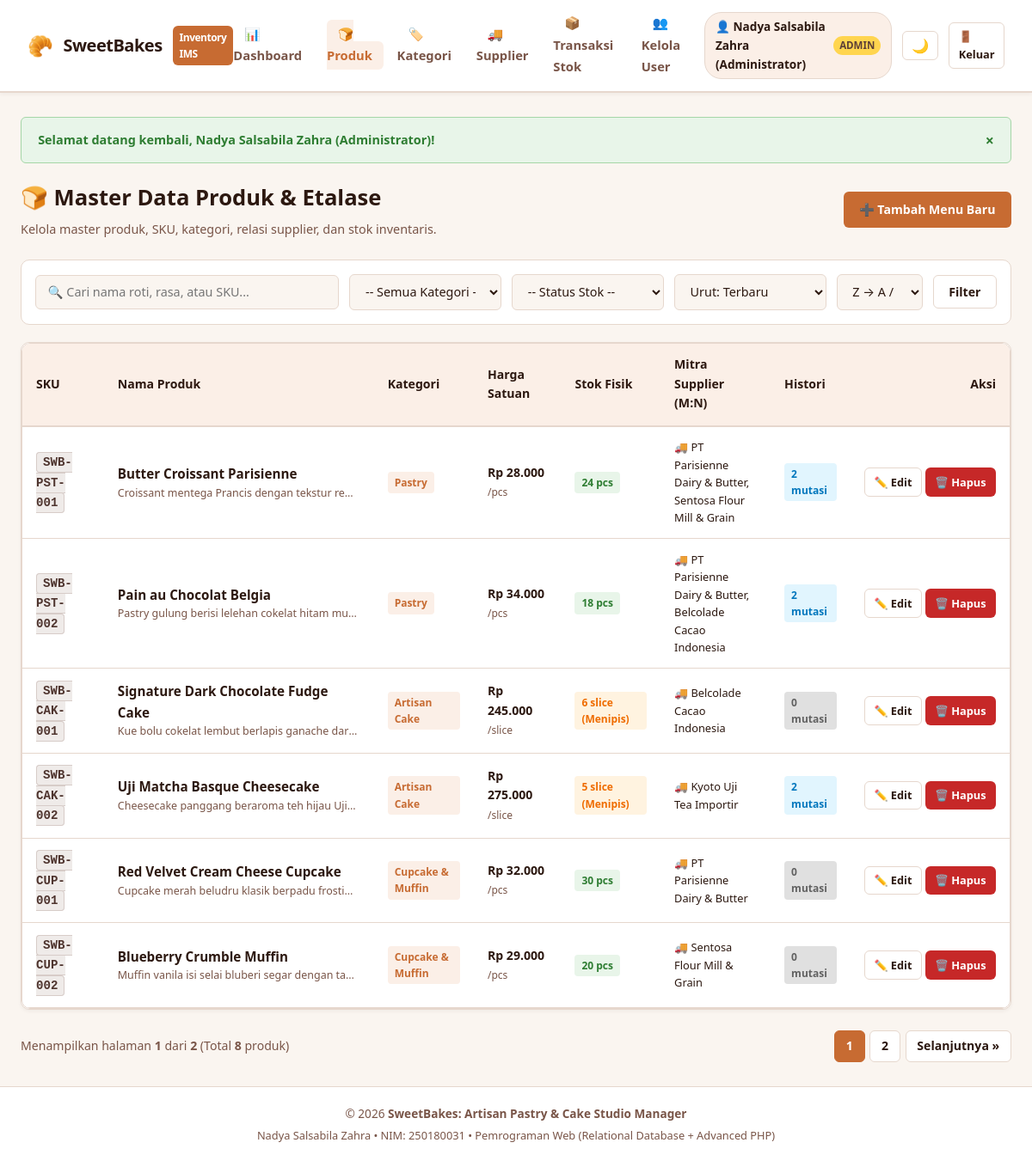
Screenshot of /public/products/index.php (signed in) with the database file from the repository.
### tables this page shows
CREATE TABLE `products` (
    `id` INT AUTO_INCREMENT PRIMARY KEY,
    `sku` VARCHAR(50) NOT NULL UNIQUE,
    `name` VARCHAR(150) NOT NULL,
    `category_id` INT NOT NULL,
    `price` DECIMAL(12, 2) NOT NULL CHECK (`price` >= 0),
    `stock` INT NOT NULL DEFAULT 0 CHECK (`stock` >= 0),
    `unit` VARCHAR(20) NOT NULL DEFAULT 'pcs',
    `description` TEXT NULL,
    `created_at` TIMESTAMP DEFAULT CURRENT_TIMESTAMP,
    `updated_at` TIMESTAMP DEFAULT CURRENT_TIMESTAMP ON UPDATE CURRENT_TIMESTAMP,
    CONSTRAINT `fk_products_category` FOREIGN KEY (`category_id`) 
        REFERENCES `categories` (`id`) ON UPDATE CASCADE ON DELETE RESTRICT
);

CREATE TABLE `categories` (
    `id` INT AUTO_INCREMENT PRIMARY KEY,
    `name` VARCHAR(100) NOT NULL UNIQUE,
    `description` TEXT NULL,
    `created_at` TIMESTAMP DEFAULT CURRENT_TIMESTAMP
);

### helpers/auth.php (called while the page is built, shortened)
<?php
require_once __DIR__ . '/escape.php';
function get_base_url(): string {
    $script = $_SERVER['SCRIPT_NAME'] ?? '';
    if (preg_match('#^(/[^/]+)#', $script, $matches)) {
        if (strpos($script, '/public/') !== false) {
            $parts = explode('/public/', $script);
            return $parts[0];
        }
    }
    return '';
}
        ?>

### helpers/escape.php (called while the page is built, shortened)
<?php
function e(?string $value): string {
    return htmlspecialchars((string)($value ?? ''), ENT_QUOTES, 'UTF-8');
}
function format_rupiah($angka): string {
    return 'Rp ' . number_format((float)$angka, 0, ',', '.');
}

### helpers/validation.php (called while the page is built, shortened)
<?php
function validate_sort_column(?string $column, array $allowedColumns, string $default = 'id'): string {
    if ($column !== null && in_array($column, $allowedColumns, true)) {
        return $column;
    }
    return $default;
}
function validate_sort_direction(?string $direction, string $default = 'ASC'): string {
    $dir = strtoupper(trim((string)$direction));
    return ($dir === 'DESC') ? 'DESC' : 'ASC';
}

### public/products/index.php (the view, shortened to what this page needs)
<?php
require_once dirname(dirname(__DIR__)) . '/helpers/escape.php';
require_once dirname(dirname(__DIR__)) . '/helpers/auth.php';
require_once dirname(dirname(__DIR__)) . '/helpers/validation.php';
$db = get_db();
$baseUrl = get_base_url();
$search = trim($_GET['search'] ?? '');
$allowedSortColumns = ['sku', 'name', 'category', 'price', 'stock', 'created_at'];
$sortBy = validate_sort_column($_GET['sort_by'] ?? 'created_at', $allowedSortColumns, 'created_at');
$sortOrder = validate_sort_direction($_GET['sort_order'] ?? 'DESC', 'DESC');
$perPage = 6;
$page = max(1, (int)($_GET['page'] ?? 1));
$offset = ($page - 1) * $perPage;
$whereClauses = [];
$params = [];
$whereSql = !empty($whereClauses) ? 'WHERE ' . implode(' AND ', $whereClauses) : '';
$countSql = "SELECT COUNT(*) FROM products p {$whereSql}";
$stmtCount = $db->prepare($countSql);
$stmtCount->execute($params);
$totalRows = (int)$stmtCount->fetchColumn();
$totalPages = max(1, ceil($totalRows / $perPage));
$orderColumnSql = match ($sortBy) {
    'sku' => 'p.sku',
    'name' => 'p.name',
    'category' => 'c.name',
    'price' => 'p.price',
    'stock' => 'p.stock',
    default => 'p.created_at'
};
$dataSql = "
    SELECT p.id, p.sku, p.name, p.category_id, p.price, p.stock, p.unit, p.description, p.created_at,
           c.name AS category_name,
           (SELECT COUNT(*) FROM inventory_transactions WHERE product_id = p.id) AS transaction_count,
           (
               SELECT GROUP_CONCAT(s.name SEPARATOR ', ')
               FROM product_suppliers ps
               JOIN suppliers s ON ps.supplier_id = s.id
               WHERE ps.product_id = p.id
           ) AS suppliers_list
    FROM products p
    JOIN categories c ON p.category_id = c.id
    {$whereSql}
    ORDER BY {$orderColumnSql} {$sortOrder}
    LIMIT {$perPage} OFFSET {$offset}
";
$stmtData = $db->prepare($dataSql);
$stmtData->execute($params);
$products = $stmtData->fetchAll();
include dirname(dirname(__DIR__)) . '/views/header.php';
?>
<div class="page-header">
    <div>
        <h1 class="page-title">🍞 Master Data Produk & Etalase</h1>
        <p class="page-subtitle">Kelola master produk, SKU, kategori, relasi supplier, dan stok inventaris.</p>
    </div>
    <div>
        <a href="<?= e($baseUrl) ?>/public/products/create.php" class="btn btn-primary">➕ Tambah Menu Baru</a>
    </div>
</div>
<form method="GET" action="" class="filter-bar">
    <div style="flex: 2; min-width: 220px;">
        <input type="text" name="search" class="form-control" placeholder="🔍 Cari nama roti, rasa, atau SKU..." value="<?= e($search) ?>">
    </div>
    <div style="flex: 1; min-width: 160px;">
        <select name="category_id" class="form-control">
            <option value="">-- Semua Kategori --</option>
        </select>
    </div>
    <div style="flex: 1; min-width: 140px;">
        <select name="stock_filter" class="form-control">
            <option value="">-- Status Stok --</option>
        </select>
    </div>
    <div style="flex: 1; min-width: 140px;">
        <select name="sort_by" class="form-control">
            <option value="created_at" <?= $sortBy === 'created_at' ? 'selected' : '' ?>>Urut: Terbaru</option>
        </select>
    </div>
    <div style="width: 100px;">
        <select name="sort_order" class="form-control">
            <option value="DESC" <?= $sortOrder === 'DESC' ? 'selected' : '' ?>>Z &rarr; A / Turun</option>
        </select>
    </div>
    <button type="submit" class="btn btn-secondary">Filter</button>
</form>
<div class="card" style="padding: 0; overflow: hidden;">
    <div class="table-responsive">
        <table class="table">
            <thead>
                <tr>
                    <th>SKU</th>
                    <th>Nama Produk</th>
                    <th>Kategori</th>
                    <th>Harga Satuan</th>
                    <th>Stok Fisik</th>
                    <th>Mitra Supplier (M:N)</th>
                    <th>Histori</th>
                    <th style="text-align: right;">Aksi</th>
                </tr>
            </thead>
            <tbody>
                <?php if (empty($products)): ?>
                    <tr>
                        <td colspan="8" style="text-align: center; padding: 2.5rem; color: var(--text-muted);">
                            <div style="font-size: 2rem; margin-bottom: 0.5rem;">🥖</div>
                            Tidak ada produk yang cocok dengan kriteria pencarian / filter Anda.
                        </td>
                    </tr>
                <?php else: ?>
                    <?php foreach ($products as $p): ?>
                    <tr>
                        <td>
                            <span class="badge-sku"><?= e($p['sku']) ?></span>
                        </td>
                        <td>
                            <strong style="font-size: 0.95rem;"><?= e($p['name']) ?></strong>
                            <?php if (!empty($p['description'])): ?>
                                <div style="font-size: 0.78rem; color: var(--text-muted); max-width: 280px; white-space: nowrap; overflow: hidden; text-overflow: ellipsis;">
                                    <?= e($p['description']) ?>
                                </div>
                            <?php endif; ?>
                        </td>
                        <td>
                            <span class="badge badge-primary"><?= e($p['category_name']) ?></span>
                        </td>
                        <td style="font-weight: 700; color: var(--text-primary);">
                            <?= format_rupiah($p['price']) ?>
                            <span style="font-size: 0.75rem; color: var(--text-muted); font-weight: normal;">/<?= e($p['unit']) ?></span>
                        </td>
                        <td>
                            <?php if ($p['stock'] == 0): ?>
                                <span class="badge badge-danger">Habis (0)</span>
                            <?php elseif ($p['stock'] <= 10): ?>
                                <span class="badge badge-warning"><?= number_format($p['stock']) ?> <?= e($p['unit']) ?> (Menipis)</span>
                            <?php else: ?>
                                <span class="badge badge-success"><?= number_format($p['stock']) ?> <?= e($p['unit']) ?></span>
                            <?php endif; ?>
                        </td>
                        <td style="font-size: 0.8rem; max-width: 200px;">
                            <?php if (!empty($p['suppliers_list'])): ?>
                                <span>🚚 <?= e($p['suppliers_list']) ?></span>
                            <?php else: ?>
                                <span style="color: var(--text-muted); font-style: italic;">Belum terhubung</span>
                            <?php endif; ?>
                        </td>
                        <td>
                            <?php if ((int)$p['transaction_count'] > 0): ?>
                                <span class="badge badge-info" title="Memiliki riwayat mutasi barang">
                                    <?= number_format($p['transaction_count']) ?> mutasi
                                </span>
                            <?php else: ?>
                                <span class="badge" style="background: #E0E0E0; color: #616161;">0 mutasi</span>
                            <?php endif; ?>
                        </td>
                        <td style="text-align: right; white-space: nowrap;">
                            <a href="<?= e($baseUrl) ?>/public/products/edit.php?id=<?= (int)$p['id'] ?>" class="btn btn-secondary btn-sm" title="Edit Produk">✏️ Edit</a>
                            <a href="<?= e($baseUrl) ?>/public/products/delete.php?id=<?= (int)$p['id'] ?>" class="btn btn-danger btn-sm" title="Hapus Produk">🗑️ Hapus</a>
                        </td>
                    </tr>
                    <?php endforeach; ?>
                <?php endif; ?>
            </tbody>
        </table>
    </div>
</div>
<?php if ($totalPages > 1): ?>
<div class="pagination">
    <div>
        Menampilkan halaman <strong><?= $page ?></strong> dari <strong><?= $totalPages ?></strong> (Total <strong><?= $totalRows ?></strong> produk)
    </div>
    <div class="pagination-links">
        <?php
        $queryParams = $_GET;
        ?>
        <?php for ($i = 1; $i <= $totalPages; $i++): ?>
            <?php $queryParams['page'] = $i; ?>
            <a href="?<?= e(http_build_query($queryParams)) ?>" class="page-btn <?= $i === $page ? 'active' : '' ?>">
                <?= $i ?>
            </a>
        <?php endfor; ?>
        <?php if ($page < $totalPages): ?>
            <?php $queryParams['page'] = $page + 1; ?>
            <a href="?<?= e(http_build_query($queryParams)) ?>" class="page-btn">Selanjutnya &raquo;</a>
        <?php endif; ?>
    </div>
</div>
<?php endif; ?>
<?php include dirname(dirname(__DIR__)) . '/views/footer.php'; ?>

### assets/css/style.css (style rules this page uses)
:root { --bg-main: #FAF5F0; --bg-card: #FFFFFF; --bg-sidebar: #3E2723; --text-primary: #2C1810; --text-muted: #795548; --border-color: #E6D7CD; --primary: #C76B32; --primary-hover: #A7521F; --primary-light: #FBEFE7; --accent: #D4AF37; --success: #2E7D32; --success-bg: #E8F5E9; --danger: #C62828; --danger-bg: #FFEBEE; --warning: #EF6C00; --warning-bg: #FFF3E0; --info: #0277BD; --info-bg: #E1F5FE; --shadow-sm: 0 2px 4px rgba(62, 39, 35, 0.05); --shadow-md: 0 4px 12px rgba(62, 39, 35, 0.08); --shadow-lg: 0 8px 24px rgba(62, 39, 35, 0.12); --radius-sm: 6px; --radius-md: 10px; --radius-lg: 16px; }
* { box-sizing: border-box; margin: 0; padding: 0; font-family: 'Segoe UI', -apple-system, BlinkMacSystemFont, Roboto, sans-serif; }
body { background-color: var(--bg-main); color: var(--text-primary); line-height: 1.6; display: flex; flex-direction: column; min-height: 100vh; }
.page-header { display: flex; justify-content: space-between; align-items: center; flex-wrap: wrap; gap: 1rem; margin-bottom: 1.5rem; }
.page-title { font-size: 1.6rem; font-weight: 800; color: var(--text-primary); }
.page-subtitle { color: var(--text-muted); font-size: 0.9rem; margin-top: 0.2rem; }
.btn { display: inline-flex; align-items: center; gap: 0.4rem; padding: 0.55rem 1.1rem; font-size: 0.88rem; font-weight: 600; border-radius: var(--radius-sm); text-decoration: none; cursor: pointer; border: 1px solid transparent; transition: all 0.2s; }
.btn-primary { background: var(--primary); color: #fff; }
.btn-danger { background: var(--danger); color: #fff; }
.btn-secondary { background: var(--bg-card); color: var(--text-primary); border-color: var(--border-color); }
.btn-sm { padding: 0.35rem 0.65rem; font-size: 0.8rem; }
.card { background: var(--bg-card); border: 1px solid var(--border-color); border-radius: var(--radius-md); padding: 1.5rem; box-shadow: var(--shadow-sm); margin-bottom: 1.5rem; }
.filter-bar { background: var(--bg-card); border: 1px solid var(--border-color); border-radius: var(--radius-md); padding: 1rem; margin-bottom: 1.25rem; display: flex; flex-wrap: wrap; gap: 0.75rem; align-items: center; }
.form-control { width: 100%; padding: 0.6rem 0.85rem; font-size: 0.9rem; background: var(--bg-main); color: var(--text-primary); border: 1px solid var(--border-color); border-radius: var(--radius-sm); transition: border-color 0.2s; }
.table-responsive { overflow-x: auto; border-radius: var(--radius-md); border: 1px solid var(--border-color); background: var(--bg-card); }
.table { width: 100%; border-collapse: collapse; text-align: left; font-size: 0.88rem; }
.table th { background: var(--primary-light); color: var(--text-primary); padding: 0.85rem 1rem; font-weight: 700; border-bottom: 2px solid var(--border-color); }
.table td { padding: 0.85rem 1rem; border-bottom: 1px solid var(--border-color); vertical-align: middle; }
.badge { display: inline-block; padding: 3px 8px; border-radius: 4px; font-size: 0.75rem; font-weight: 700; }
.badge-primary { background: var(--primary-light); color: var(--primary); }
.badge-success { background: var(--success-bg); color: var(--success); }
.badge-warning { background: var(--warning-bg); color: var(--warning); }
.badge-info { background: var(--info-bg); color: var(--info); }
.badge-sku { font-family: monospace; background: #EFEBE9; color: #4E342E; padding: 3px 7px; border-radius: 4px; font-weight: 700; border: 1px solid #D7CCC8; }
.pagination { display: flex; justify-content: space-between; align-items: center; flex-wrap: wrap; gap: 1rem; margin-top: 1.25rem; font-size: 0.88rem; color: var(--text-muted); }
.pagination-links { display: flex; gap: 0.35rem; }
.page-btn { padding: 0.4rem 0.8rem; border: 1px solid var(--border-color); background: var(--bg-card); color: var(--text-primary); text-decoration: none; border-radius: var(--radius-sm); font-weight: 600; }
.page-btn.active { background: var(--primary); color: #fff; border-color: var(--primary); }

### rows the page displays
products: sku "SWB-PST-001", name "Butter Croissant Parisienne", description "Croissant mentega Prancis dengan tekstur re…", category.name "Pastry", price "Rp 28.000", unit "pcs", stock "24", suppliers_list "PT Parisienne Dairy & Butter, Sentosa Flour Mill & Grain", transaction_count "2"
products: sku "SWB-PST-002", name "Pain au Chocolat Belgia", description "Pastry gulung berisi lelehan cokelat hitam mu…", category.name "Pastry", price "Rp 34.000", unit "pcs", stock "18", suppliers_list "PT Parisienne Dairy & Butter, Belcolade Cacao Indonesia", transaction_count "2"
products: sku "SWB-CAK-001", name "Signature Dark Chocolate Fudge Cake", description "Kue bolu cokelat lembut berlapis ganache dar…", category.name "Artisan Cake", price "Rp 245.000", unit "slice", stock "6", suppliers_list "Belcolade Cacao Indonesia", shows "0 mutasi"
products: sku "SWB-CAK-002", name "Uji Matcha Basque Cheesecake", description "Cheesecake panggang beraroma teh hijau Uji…", category.name "Artisan Cake", price "Rp 275.000", unit "slice", stock "5", suppliers_list "Kyoto Uji Tea Importir", transaction_count "2"
products: sku "SWB-CUP-001", name "Red Velvet Cream Cheese Cupcake", description "Cupcake merah beludru klasik berpadu frosti…", category.name "Cupcake & Muffin", price "Rp 32.000", unit "pcs", stock "30", suppliers_list "PT Parisienne Dairy & Butter", shows "0 mutasi"
products: sku "SWB-CUP-002", name "Blueberry Crumble Muffin", description "Muffin vanila isi selai bluberi segar dengan ta…", category.name "Cupcake & Muffin", price "Rp 29.000", unit "pcs", stock "20", suppliers_list "Sentosa Flour Mill & Grain", shows "0 mutasi"

### other values shown
$currentUser['full_name'] "Nadya Salsabila Zahra (Administrator)"
$currentUser['role'] "ADMIN"
$flash['message'] "Selamat datang kembali, Nadya Salsabila Zahra (Administrator)!"
$page "1"
$totalPages "2"
$totalRows "8"
